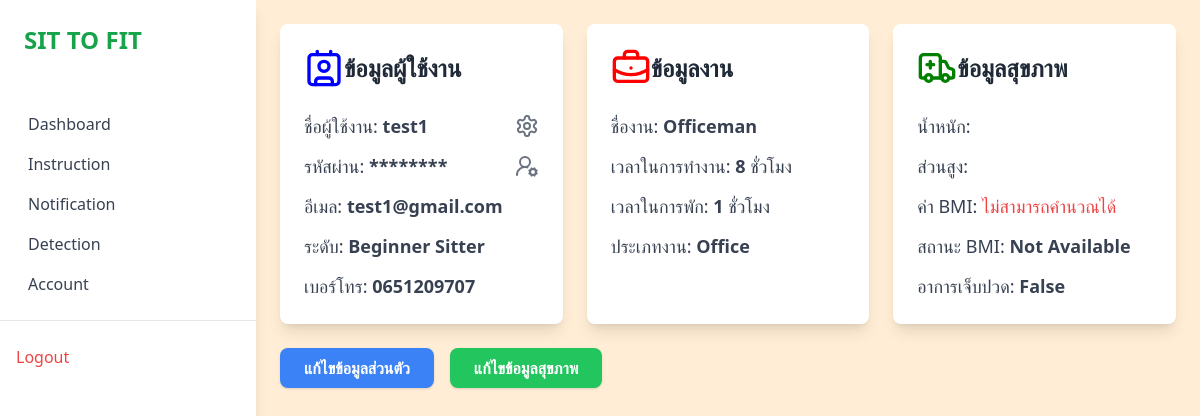
The app's page / (signed in) with its own data.
### base/models.py (models this page shows, shortened)
class UserInfomation(AbstractUser):
    contact_number = models.CharField(max_length= 20 , blank = True)
    role = models.CharField(max_length= 50 )
    created_at = models.DateTimeField(auto_now_add= True)

class PersonalInformation(models.Model):
    user = models.OneToOneField(UserInfomation, on_delete=models.CASCADE, null=True, blank=True)
    goal = models.CharField(
        max_length=50,
        choices=[
            ('Improve posture', 'Improve posture'),
            ('Health maintenance', 'Health maintenance'),
            ('Posture correction', 'Posture correction')
        ],
        null=True,
        blank=True
    )
    job_name = models.CharField(max_length=100, null=True, blank=True)
    job_type = models.CharField(max_length=100, null=True, blank=True)
    job_hours = models.FloatField(null=True, blank=True)
    break_hours = models.FloatField(null=True, blank=True)

class PersonalHealthInformation(models.Model):
    user = models.OneToOneField(UserInfomation, on_delete=models.CASCADE, null=True, blank=True)
    age = models.IntegerField(null=True, blank=True)
    height = models.FloatField(null=True, blank=True)
    weight = models.FloatField(null=True, blank=True)
    has_pain = models.BooleanField(default=False, null=True, blank=True)

### base/views.py (the view)
# urls.py: path('', HomepageView.as_view() , name='home' ),
class HomepageView(LoginRequiredMixin,ListView):
    model = UserInfomation  # โมเดลหลักที่ใช้สำหรับ ListView
    template_name = 'account.html'
    context_object_name = 'User_items'
    def get_queryset(self):
        return UserInfomation.objects.filter(id=self.request.user.id)
    def get_context_data(self, **kwargs):
        context = super().get_context_data(**kwargs)
        user = self.request.user
        context['user'] = user
        personal_health = PersonalHealthInformation.objects.filter(user=user).first()
        context['Personal_items'] = PersonalInformation.objects.filter(user=user)
        context['Health_items'] = PersonalHealthInformation.objects.filter(user=user)
        if personal_health and personal_health.height and personal_health.weight:
            height_m = personal_health.height/100
            bmi = round(personal_health.weight / (height_m ** 2), 2)
            context['bmi'] = bmi
            context['bmi_category'] = classify_bmi(bmi)
        else:
            context['bmi'] = None
            context['bmi_category'] = "Not Available"
        return context

### base/templates/account.html (shortened to what this page needs)
{% extends 'base.html' %}
{% block main %}
<div class="container mx-auto ">
  <div class="grid grid-cols-1 lg:grid-cols-3 gap-6">
    <div class="bg-white shadow-lg rounded-lg p-6">
      <h1 class="text-2xl font-bold text-gray-800 mb-6 flex items-center">
          <path stroke-linecap="round" stroke-linejoin="round" stroke-width="2" d="M15 5l7 7m0 0l-7 7m7-7H3" />
        ข้อมูลผู้ใช้งาน
      </h1>
      <div class="space-y-3">
        {% for item in User_items %}
        <p class="text-gray-700 text-lg flex items-center justify-between">
          <span>ชื่อผู้ใช้งาน: <span class="font-semibold">{{ item.username }}</span></span>
          <a href="{% url 'base:change_name' %}" class="text-gray-500 hover:text-gray-700">
          </a>
        </p>
        <p class="text-gray-700 text-lg flex items-center justify-between">
          <span>รหัสผ่าน: <span class="font-semibold">********</span></span>
          <a href="{% url 'base:change_pass' %}" class="text-gray-500 hover:text-gray-700">
          </a>
        </p>
        <p class="text-gray-700 text-lg">อีเมล: <span class="font-semibold">{{ item.email }}</span></p>
        <p class="text-gray-700 text-lg">ระดับ: <span class="font-semibold">{{ item.role }}</span></p>
        <p class="text-gray-700 text-lg">เบอร์โทร: <span class="font-semibold">{{ item.contact_number }}</span></p>
        {% endfor %}
      </div>
    </div>
    <div class="lg:col-span-2 grid grid-cols-1 md:grid-cols-2 gap-6">
      <div class="bg-white shadow-lg rounded-lg p-6">
        <h1 class="text-2xl font-bold text-gray-800 mb-6 flex items-center">
            <path stroke-linecap="round" stroke-linejoin="round" stroke-width="2" d="M12 20h9m2-9H3m2 9h9m0-9H3" />
          ข้อมูลงาน
        </h1>
        <div class="space-y-3">
          {% for item in Personal_items %}
          <p class="text-gray-700 text-lg">ชื่องาน: <span class="font-semibold">{{ item.job_name }}</span></p>
          <p class="text-gray-700 text-lg">เวลาในการทำงาน: <span class="font-semibold">{{ item.job_hours|floatformat:"0" }}</span> ชั่วโมง</p>
          <p class="text-gray-700 text-lg">เวลาในการพัก: <span class="font-semibold">{{ item.break_hours|floatformat:"0" }}</span> ชั่วโมง</p>
          <p class="text-gray-700 text-lg">ประเภทงาน: <span class="font-semibold">{{ item.job_type }}</span></p>
          {% endfor %}
        </div>
      </div>
      <div class="bg-white shadow-lg rounded-lg p-6">
        <h1 class="text-2xl font-bold text-gray-800 mb-6 flex items-center">
            <path stroke-linecap="round" stroke-linejoin="round" stroke-width="2" d="M12 20h-9M3 20h18M3 10h9m0-4H3m12 4h6m0-4h-6" />
          ข้อมูลสุขภาพ
        </h1>
        <div class="space-y-3">
          {% for item in Health_items %}
          <p class="text-gray-700 text-lg">น้ำหนัก: </p>
          <p class="text-gray-700 text-lg">ส่วนสูง: </p>
          <p class="text-gray-700 text-lg">ค่า BMI:
            {% if bmi %}
              <span class="font-semibold">{{ bmi }}</span>
            {% else %}
              <span class="text-red-500">ไม่สามารถคำนวณได้</span>
            {% endif %}
          </p>
          <p class="text-gray-700 text-lg">สถานะ BMI:
            {% if bmi_category %}
              <span class="font-semibold">{{ bmi_category }}</span>
            {% else %}
              <span class="text-red-500">ไม่สามารถคำนวณได้</span>
            {% endif %}
          </p>
          <p class="text-gray-700 text-lg">อาการเจ็บปวด: <span class="font-semibold">{{ item.has_pain }}</span></p>
          {% endfor %}
        </div>
      </div>
    </div>
  </div>
  <div class="flex space-x-4 mt-6">
    <a href="{% url 'base:update_personal_information' %}"
       class="bg-blue-500 hover:bg-blue-600 text-white font-semibold py-2 px-6 rounded-lg shadow transition duration-200">
      แก้ไขข้อมูลส่วนตัว
    </a>
    <a href="{% url 'base:update_personal_health' %}"
       class="bg-green-500 hover:bg-green-600 text-white font-semibold py-2 px-6 rounded-lg shadow transition duration-200">
      แก้ไขข้อมูลสุขภาพ
    </a>
  </div>
</div>
{% endblock %}

### records on screen
UserInfomation: username "test1", email "test1@gmail.com", role "Beginner Sitter", contact_number "0651209707"
PersonalInformation: job_name "Officeman", job_hours "8", break_hours "1", job_type "Office"
PersonalHealthInformation: bmi_category "Not Available", has_pain "False"
